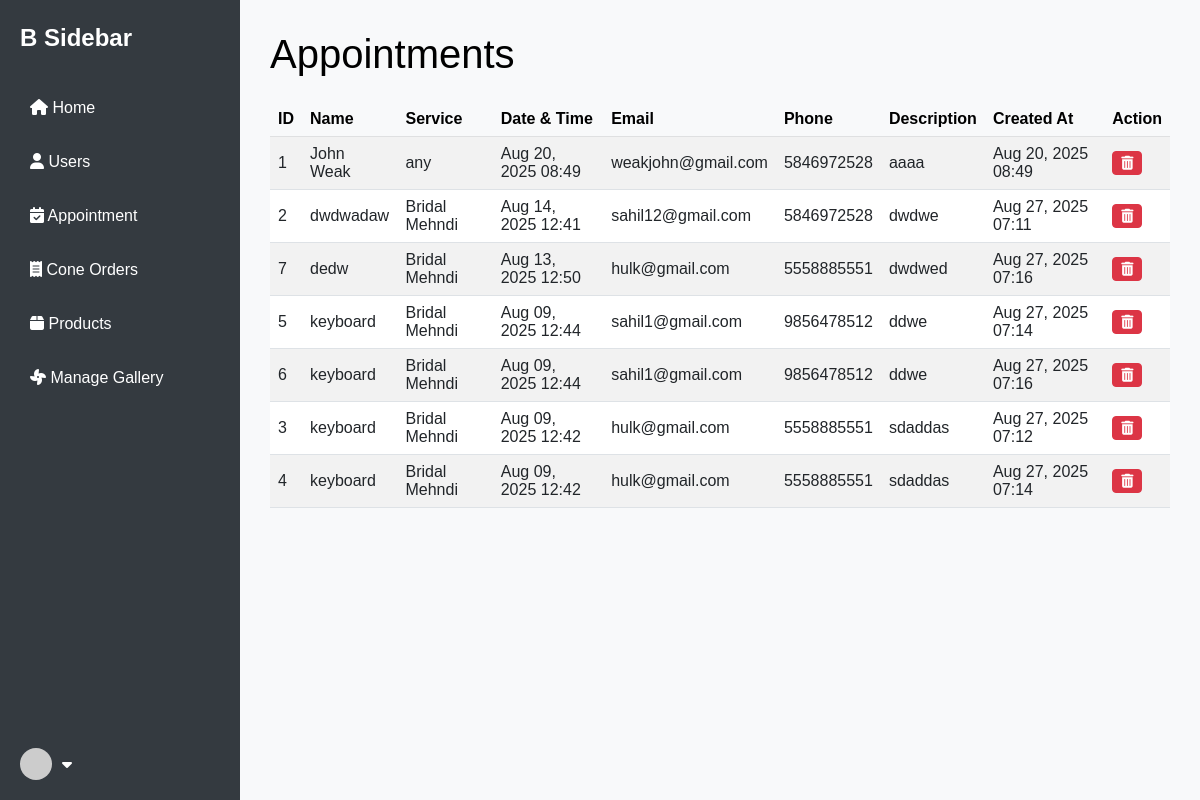
Before: /Appointment_booking_list/ with the older database file.
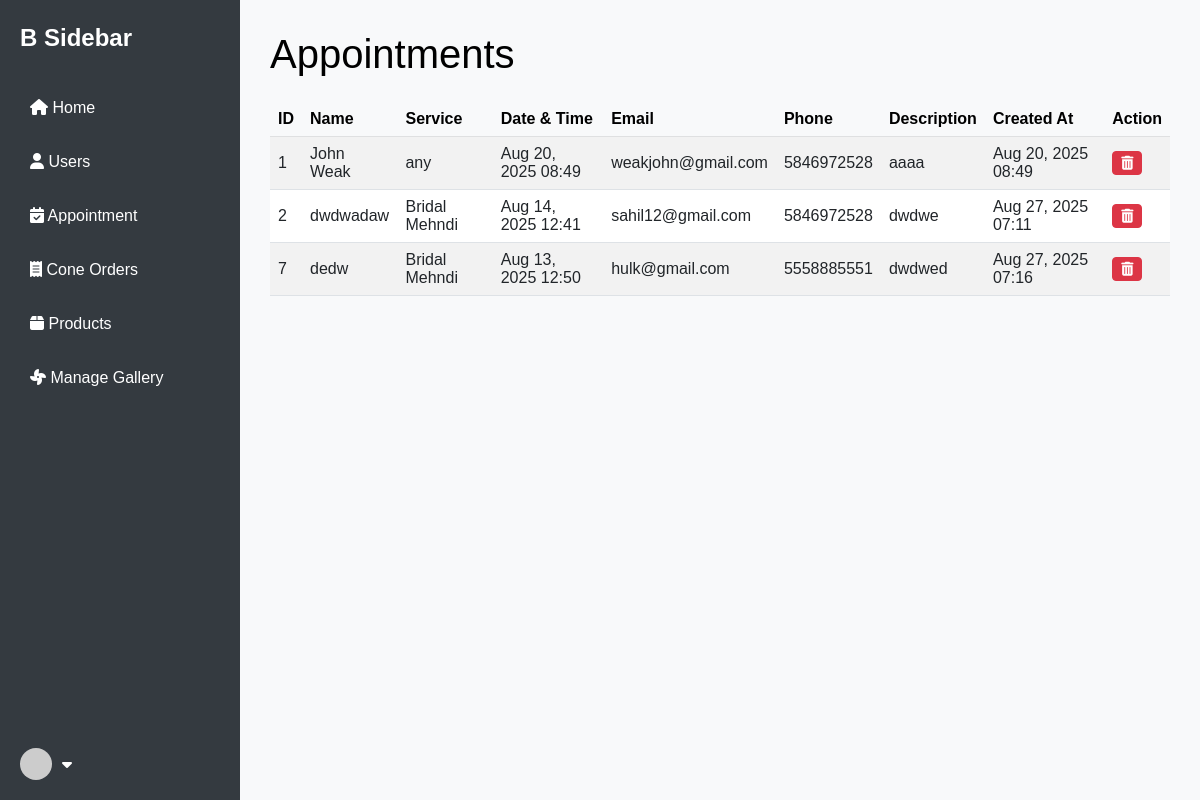
After: the same page with the newer database file.
### ClientApp/models.py (models this page shows, shortened)
class Booking(models.Model):
    service = models.CharField(max_length=100)
    datetime = models.DateTimeField()
    email = models.EmailField()
    name = models.CharField(max_length=100)
    phone = models.CharField(max_length=15)
    description = models.TextField(blank=True)
    created_at = models.DateTimeField(auto_now_add=True)

### ClientApp/views.py (the view)
# urls.py: path('Appointment_booking_list/', views.booking_list, name="Appointment_booking_list"),
def booking_list(request):
    bookings = Booking.objects.all().order_by('-datetime')  # latest first
    return render(request, 'app/admin/Appointment_booking_list.html', {'bookings': bookings})

### ClientApp/templates/app/admin/Appointment_booking_list.html (shortened to what this page needs)
{% extends 'app/admin/admin.html' %}
{% load static %}
{% block content %}
<h1 class="mb-4 text-black">Appointments</h1>
{% if bookings %}
  <table class="table table-striped align-middle">
    <thead class="table-light">
      <tr>
        <th>ID</th>
        <th>Name</th>
        <th>Service</th>
        <th>Date & Time</th>
        <th>Email</th>
        <th>Phone</th>
        <th>Description</th>
        <th>Created At</th>
        <th>Action</th>
      </tr>
    </thead>
    <tbody>
      {% for booking in bookings %}
        <tr>
          <td>{{ booking.id }}</td>
          <td>{{ booking.name }}</td>
          <td>{{ booking.service }}</td>
          <td>{{ booking.datetime|date:"M d, Y H:i" }}</td>
          <td>{{ booking.email }}</td>
          <td>{{ booking.phone }}</td>
          <td>{{ booking.description|default:"-" }}</td>
          <td>{{ booking.created_at|date:"M d, Y H:i" }}</td>
          <td>
            <form action="{% url 'delete_booking' booking.id %}" method="post" style="display:inline;">
              <button type="submit" class="btn btn-sm btn-danger" onclick="return confirm('Delete this booking?');">
                <i class="fas fa-trash-alt"></i>
              </button>
            </form>
          </td>
        </tr>
      {% endfor %}
    </tbody>
  </table>
{% else %}
  <div class="alert alert-warning">No appointments found.</div>
{% endif %}
{% endblock %}

Changed rows visible on the page:
removed Booking: id "5", name "keyboard", service "Bridal Mehndi", datetime "Aug 09, 2025 12:44", email "sahil1@gmail.com", phone "9856478512", description "ddwe", created_at "Aug 27, 2025 07:14"
removed Booking: id "6", name "keyboard", service "Bridal Mehndi", datetime "Aug 09, 2025 12:44", email "sahil1@gmail.com", phone "9856478512", description "ddwe", created_at "Aug 27, 2025 07:16"
removed Booking: id "3", name "keyboard", service "Bridal Mehndi", datetime "Aug 09, 2025 12:42", email "hulk@gmail.com", phone "5558885551", description "sdaddas", created_at "Aug 27, 2025 07:12"
removed Booking: id "4", name "keyboard", service "Bridal Mehndi", datetime "Aug 09, 2025 12:42", email "hulk@gmail.com", phone "5558885551", description "sdaddas", created_at "Aug 27, 2025 07:14"
